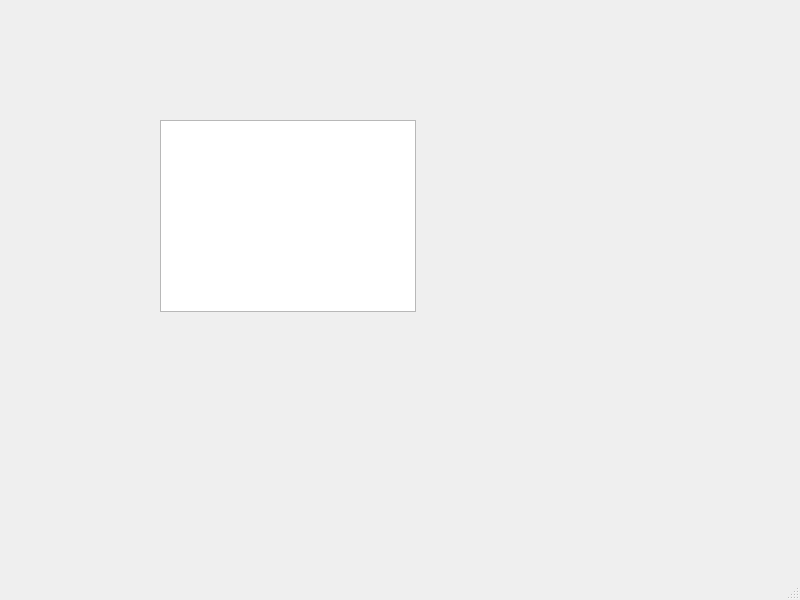
<?xml version="1.0" encoding="UTF-8"?>
<ui version="4.0">
 <class>MainWindow</class>
 <widget class="QMainWindow" name="MainWindow">
  <property name="geometry">
   <rect>
    <x>0</x>
    <y>0</y>
    <width>800</width>
    <height>600</height>
   </rect>
  </property>
  <property name="windowTitle">
   <string>MainWindow</string>
  </property>
  <widget class="QWidget" name="centralwidget">
   <widget class="QListView" name="listView">
    <property name="geometry">
     <rect>
      <x>160</x>
      <y>120</y>
      <width>256</width>
      <height>192</height>
     </rect>
    </property>
   </widget>
  </widget>
  <widget class="QMenuBar" name="menubar">
   <property name="geometry">
    <rect>
     <x>0</x>
     <y>0</y>
     <width>800</width>
     <height>22</height>
    </rect>
   </property>
  </widget>
  <widget class="QStatusBar" name="statusbar"/>
 </widget>
 <resources/>
 <connections/>
</ui>
